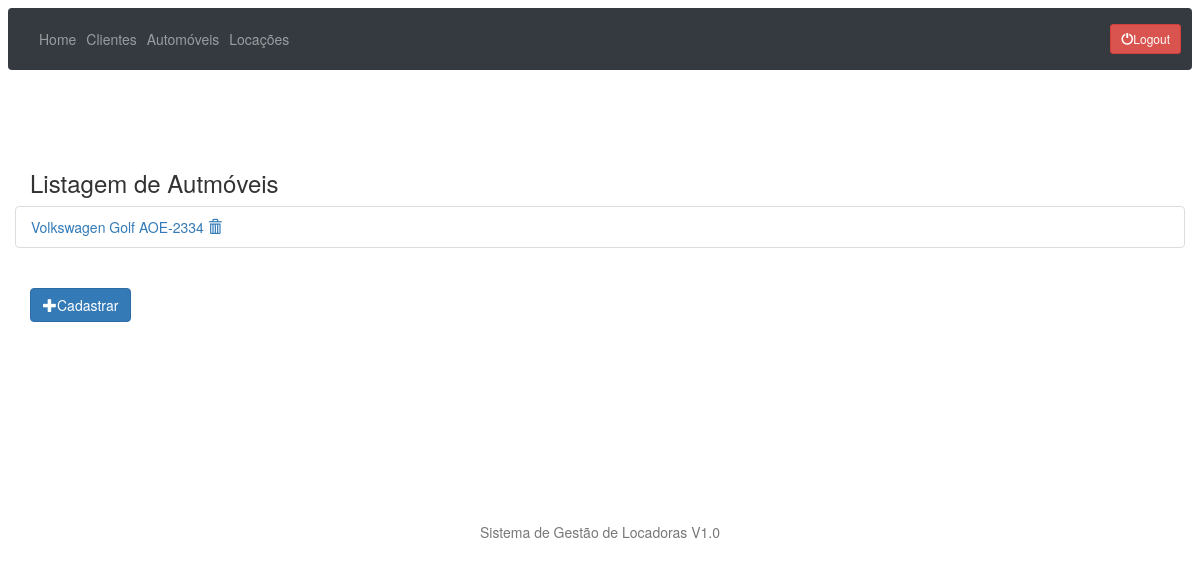
/automoveis/list/ (signed in), run on the app's committed database.
### automoveis/models.py (models this page shows, shortened)
class Automovel(models.Model):
    marca = models.CharField(max_length=30)
    modelo = models.CharField(max_length=30)
    placa = models.CharField(max_length=30)
    foto = models.ImageField(upload_to='automoveis_fotos', null=True, blank=True)
    alugado = models.BooleanField(default=False)

### automoveis/views.py (the view)
# urls.py: path('list/', automoveis_list, name='automovel_list'),
@login_required()
def automoveis_list(request):
    automoveis = Automovel.objects.all()
    return render(request, 'automovel.html', {'automoveis': automoveis})

### automoveis/templates/automovel.html (shortened to what this page needs)
{% extends 'base.html' %}
{% block main %}
    <h3>Listagem de Autmóveis</h3>
    <div class="row" title="Nome">
        <ul class="list-group">
            {% for automovel in automoveis %}
                <li class="list-group-item">
                    <a href="{% url 'automovel_update' automovel.id %}"> {{ automovel.marca }} {{ automovel.modelo }} {{ automovel.placa }}</a>
                    <a href="{% url 'automovel_delete' automovel.id %}" title="Excluir">
                        <span class="glyphicon glyphicon-trash"></span>
                    </a>
                </li>
            {% endfor %}
        </ul>
    </div>
    <div class="row1">
        <a type="button" class="btn btn-primary" href="{% url 'automovel_new' %}"> <span
                class="glyphicon glyphicon-plus"></span>Cadastrar</a>
    </div>
{% endblock %}

### statics/css/stick-footer-navbar.css (style rules this page uses)
html { position: relative; min-height: 100%; }
body { margin-bottom: 60px; }

### data on the page
Automovel: marca "Volkswagen", modelo "Golf", placa "AOE-2334"
